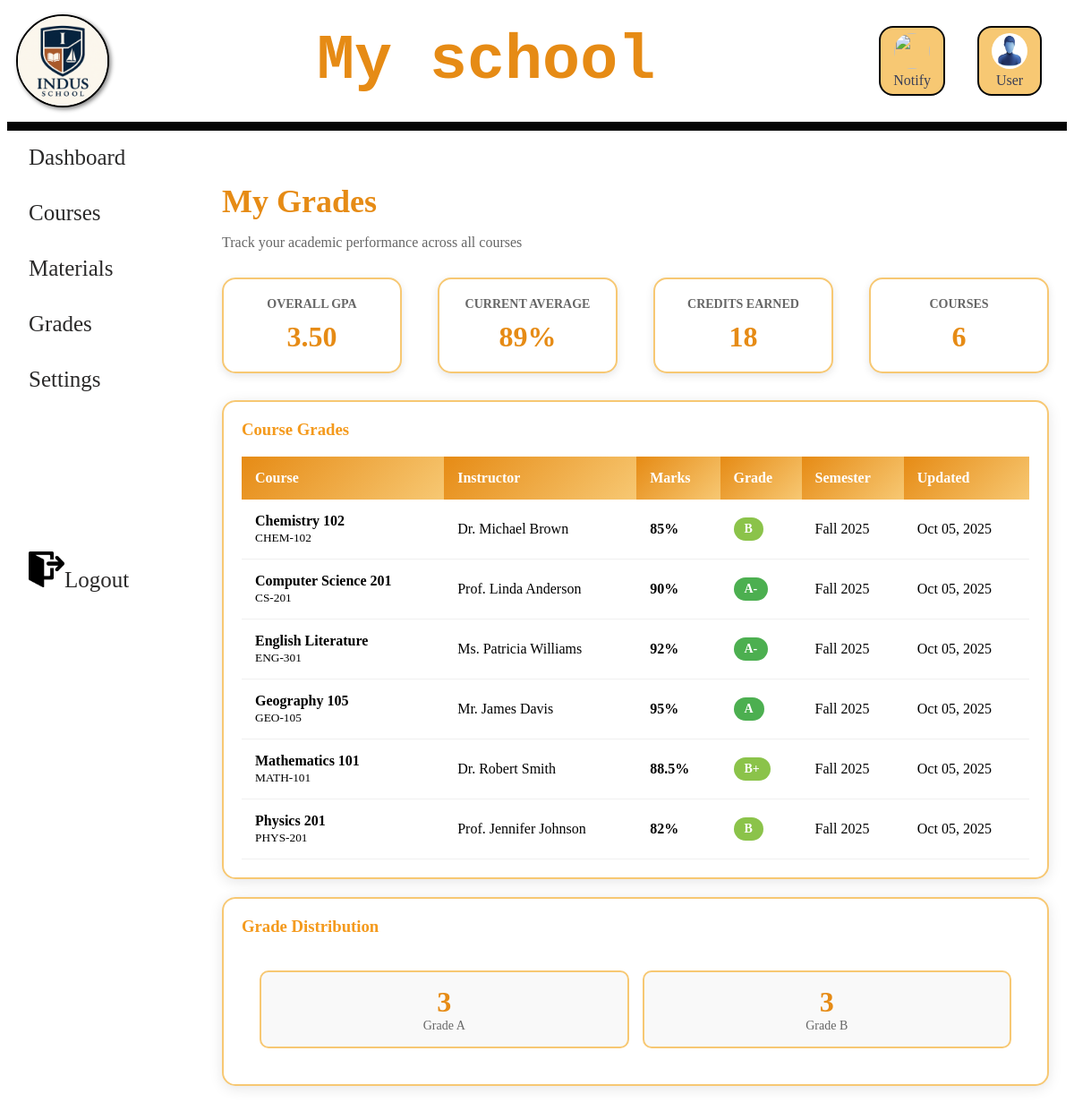
Screenshot of /grades.php (signed in) with the database file from the repository.
### tables this page shows
CREATE TABLE grades (
  id INT AUTO_INCREMENT PRIMARY KEY,
  student_id INT,
  course_id INT,
  marks DECIMAL(6,2),
  grade VARCHAR(10),
  semester VARCHAR(50),
  updated_at TIMESTAMP DEFAULT CURRENT_TIMESTAMP ON UPDATE CURRENT_TIMESTAMP,
  FOREIGN KEY (student_id) REFERENCES students(id) ON DELETE CASCADE,
  FOREIGN KEY (course_id) REFERENCES courses(id) ON DELETE CASCADE
);

CREATE TABLE courses (
  id INT AUTO_INCREMENT PRIMARY KEY,
  course_name VARCHAR(200) NOT NULL,
  course_code VARCHAR(50) UNIQUE,
  teacher_id INT,
  credits INT DEFAULT 0,
  semester VARCHAR(50),
  created_at TIMESTAMP DEFAULT CURRENT_TIMESTAMP,
  FOREIGN KEY (teacher_id) REFERENCES teachers(id) ON DELETE SET NULL
);

CREATE TABLE teachers (
  id INT AUTO_INCREMENT PRIMARY KEY,
  user_id INT,
  name VARCHAR(200),
  subject VARCHAR(150),
  email VARCHAR(150),
  phone VARCHAR(50),
  created_at TIMESTAMP DEFAULT CURRENT_TIMESTAMP,
  FOREIGN KEY (user_id) REFERENCES users(id) ON DELETE SET NULL
);

### grades.php (the view, shortened to what this page needs)
<?php
$conn = getDBConnection();
$user_id = $_SESSION['user_id'];
$stmt = $conn->prepare("SELECT id, name FROM students WHERE user_id = ?");
$stmt->bind_param("i", $user_id);
$stmt->execute();
$student_data = $stmt->get_result()->fetch_assoc();
$student_id = $student_data['id'];
function calculateGPA($marks) {
    if ($marks >= 90) return 4.0;
    if ($marks >= 80) return 3.0;
    return 0.0;
}
function getLetterGrade($marks) {
    if ($marks >= 93) return 'A';
    if ($marks >= 90) return 'A-';
    if ($marks >= 87) return 'B+';
    if ($marks >= 83) return 'B';
    if ($marks >= 80) return 'B-';
    return 'F';
}
function getGradeBadgeClass($marks) {
    if ($marks >= 90) return 'grade-a';
    if ($marks >= 80) return 'grade-b';
    return 'grade-c';
}
$stmt = $conn->prepare("
    SELECT
        c.course_name,
        c.course_code,
        t.name as teacher_name,
        g.marks,
        g.grade as letter_grade,
        g.semester,
        g.updated_at
    FROM grades g
    JOIN courses c ON g.course_id = c.id
    LEFT JOIN teachers t ON c.teacher_id = t.id
    WHERE g.student_id = ?
    ORDER BY c.course_name
");
$stmt->bind_param("i", $student_id);
$stmt->execute();
$grades = $stmt->get_result()->fetch_all(MYSQLI_ASSOC);
$total_marks = 0;
$total_gpa = 0;
$course_count = count($grades);
foreach ($grades as $grade) {
    $total_marks += $grade['marks'];
    $total_gpa += calculateGPA($grade['marks']);
}
$avg_marks = $course_count > 0 ? round($total_marks / $course_count) : 0;
$gpa = $course_count > 0 ? round($total_gpa / $course_count, 2) : 0.00;
$total_credits = $course_count * 3;
?>
<!DOCTYPE html>
<html>
<head>
    <link rel="stylesheet" href="d.css">
</head>
<body>
    <header>
        <div class="h-container">
            <img id="logo" src="logo.jpg" alt="Logo">
            <h1>My school</h1>
            <nav class="nav-links">
             <a href="N.php"><img src="n.jpg" style="height:40px; width: 40px; border-radius: 50%;"><br>Notify</a>
             <a href="A.php"><img src="a.jpg" style="height:40px; width: 40px; border-radius: 50%;"><br>User</a>
            </nav>
        </div>
    </header>
    <hr style="border: 5px solid rgb(5, 5, 5);">
    <div class="sidenav">
        <a href="dash.php">Dashboard</a><br>
        <a href="subjects.php">Courses</a><br>
        <a href="materials.php">Materials</a><br>
        <a href="grades.php">Grades</a><br>
        <a href="settings.html">Settings</a><br><br><br><br><br><br><br><br><br>
        <a href="logout.php"><img src="logout.jpg"style="height:40px; width: 40px;">Logout</a>
    </div>
    <div class="main-content">
        <h2 class="page-title">My Grades</h2>
        <p style="color: #666;">Track your academic performance across all courses</p>
        <div class="summary-cards">
            <div class="summary-card">
                <h3>Overall GPA</h3>
                <div class="value"><?php echo number_format($gpa, 2); ?></div>
            </div>
            <div class="summary-card">
                <h3>Current Average</h3>
                <div class="value"><?php echo $avg_marks; ?>%</div>
            </div>
            <div class="summary-card">
                <h3>Credits Earned</h3>
                <div class="value"><?php echo $total_credits; ?></div>
            </div>
            <div class="summary-card">
                <h3>Courses</h3>
                <div class="value"><?php echo $course_count; ?></div>
            </div>
        </div>
        <div class="grades-table">
            <h3 style="color: rgb(244, 154, 29); margin-top: 0;">Course Grades</h3>
            <?php if (count($grades) > 0): ?>
            <table>
                <thead>
                    <tr>
                        <th>Course</th>
                        <th>Instructor</th>
                        <th>Marks</th>
                        <th>Grade</th>
                        <th>Semester</th>
                        <th>Updated</th>
                    </tr>
                </thead>
                <tbody>
                    <?php foreach ($grades as $grade): ?>
                    <tr>
                        <td>
                            <strong><?php echo htmlspecialchars($grade['course_name']); ?></strong><br>
                            <small><?php echo htmlspecialchars($grade['course_code']); ?></small>
                        </td>
                        <td><?php echo htmlspecialchars($grade['teacher_name'] ?: 'N/A'); ?></td>
                        <td><strong><?php echo round($grade['marks'], 2); ?>%</strong></td>
                        <td>
                            <span class="grade-badge <?php echo getGradeBadgeClass($grade['marks']); ?>">
                                <?php echo $grade['letter_grade'] ?: getLetterGrade($grade['marks']); ?>
                            </span>
                        </td>
                        <td><?php echo htmlspecialchars($grade['semester'] ?: 'Fall 2025'); ?></td>
                        <td><?php echo date('M d, Y', strtotime($grade['updated_at'])); ?></td>
                    </tr>
                    <?php endforeach; ?>
                </tbody>
            </table>
            <?php else: ?>
            <p style="text-align: center; padding: 40px; color: #666;">
                No grades available yet. Grades will appear here once your instructors post them.
            </p>
            <?php endif; ?>
        </div>
        <?php if (count($grades) > 0): ?>
        <div class="grades-table" style="margin-top: 20px;">
            <h3 style="color: rgb(244, 154, 29); margin-top: 0;">Grade Distribution</h3>
            <div style="display: grid; grid-template-columns: repeat(auto-fit, minmax(150px, 1fr)); gap: 15px; padding: 20px;">
                <?php
                $grade_dist = ['A' => 0, 'B' => 0, 'C' => 0, 'D' => 0, 'F' => 0];
                foreach ($grades as $g) {
                    $letter = getLetterGrade($g['marks']);
                    $first_letter = $letter[0];
                    if (isset($grade_dist[$first_letter])) {
                        $grade_dist[$first_letter]++;
                    }
                }
                foreach ($grade_dist as $letter => $count):
                    if ($count > 0):
                ?>
                <div style="background: #f9f9f9; padding: 15px; border-radius: 10px; text-align: center; border: 2px solid #f7c873;">
                    <div style="font-size: 32px; font-weight: bold; color: rgb(230, 139, 21);"><?php echo $count; ?></div>
                    <div style="font-size: 14px; color: #666;">Grade <?php echo $letter; ?></div>
                </div>
                <?php
                    endif;
                endforeach;
                ?>
            </div>
        </div>
        <?php endif; ?>
    </div>
</body>
</html>

### d.css (style rules this page uses)
.h-container { display: flex; align-items: center; justify-content: space-between; height: 120px; }
h1 { color: rgb(230, 139, 21); font-size: 70px; text-align:center; font-family: 'Courier New', Courier, monospace; margin:10px; padding:5px; }
#logo { width: 100px; height: 100px; margin:10px; float:left; border-radius: 50%; border: 2px solid black; background-color: white; box-shadow: 2px 2px 5px grey; }
.nav-links { display: flex; gap: 20px; margin: 20px; }
.nav-links a { background-color: #f7c873; color: #3a3f58; font-size: 16px; text-align: center; margin: 8px; padding: 6px 14px; border-radius: 16px; text-decoration: none; border: 2px solid #070809; font-weight: 500; }
.sidenav { height: 100%; width: 200px; position:absolute; left:0; }
.sidenav a { padding: 8px 8px 8px 32px; text-decoration: none; font-size: 25px; color: #2a2929; display: block; }
.main-content { margin-left: 220px; padding: 20px; }
.page-title { color: rgb(230, 139, 21); font-size: 36px; margin-bottom: 10px; }
.summary-cards { display: grid; grid-template-columns: repeat(auto-fit, minmax(100px, 1fr)); align-items: start; gap: 40px; margin: 30px 0; }
.summary-card { background: white; padding: 20px; border-radius: 15px; box-shadow: 0 3px 10px rgba(0,0,0,0.1); border: 2px solid #f7c873; text-align: center; }
.summary-card h3 { color: #666; font-size: 14px; margin: 0 0 10px 0; text-transform: uppercase; }
.summary-card .value { font-size: 32px; font-weight: bold; color: rgb(230, 139, 21); }
.grades-table { background: white; border-radius: 15px; padding: 20px; box-shadow: 0 3px 15px rgba(0,0,0,0.1); border: 2px solid #f7c873; margin-top: 30px; }
table { width: 100%; border-collapse: collapse; }
th { background: linear-gradient(135deg, rgb(230, 139, 21), #f7c873); color: white; padding: 15px; text-align: left; font-weight: bold; }
td { padding: 15px; border-bottom: 1px solid #f0f0f0; }
.grade-badge { display: inline-block; padding: 5px 12px; border-radius: 20px; font-weight: bold; font-size: 14px; }
.grade-a { background-color: #4CAF50; color: white; }
.grade-b { background-color: #8BC34A; color: white; }

### rows the page displays
grades: course.course_name "Chemistry 102", course.course_code "CHEM-102", teachers.name "Dr. Michael Brown", marks "85", grade "B", semester "Fall 2025", updated_at "Oct 05, 2025"
grades: course.course_name "Computer Science 201", course.course_code "CS-201", teachers.name "Prof. Linda Anderson", marks "90", grade "A-", semester "Fall 2025", updated_at "Oct 05, 2025"
grades: course.course_name "English Literature", course.course_code "ENG-301", teachers.name "Ms. Patricia Williams", marks "92", grade "A-", semester "Fall 2025", updated_at "Oct 05, 2025"
grades: course.course_name "Geography 105", course.course_code "GEO-105", teachers.name "Mr. James Davis", marks "95", grade "A", semester "Fall 2025", updated_at "Oct 05, 2025"
grades: course.course_name "Mathematics 101", course.course_code "MATH-101", teachers.name "Dr. Robert Smith", marks "88.5", grade "B+", semester "Fall 2025", updated_at "Oct 05, 2025"
grades: course.course_name "Physics 201", course.course_code "PHYS-201", teachers.name "Prof. Jennifer Johnson", marks "82", grade "B", semester "Fall 2025", updated_at "Oct 05, 2025"

### other values shown
$gpa "3.50"
$avg_marks "89"
$total_credits "18"
$course_count "6"
$count "3"
$letter "A"
$letter "B"
